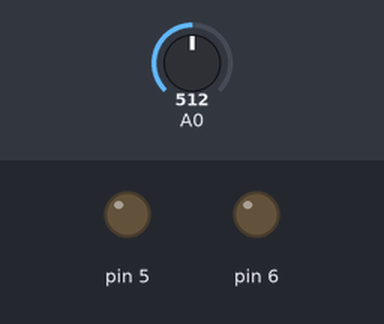
The sketch below on a simulated Arduino Uno, built with avr-gcc and run on an emulated ATmega328P. Shown: output pins drawn as LEDs (lit = HIGH). Inputs (shaded band) come from the test bench; at power-on: A0 = 512.

Above: at 1.2 s.
1.3 s: A0 set to 716
At 2.3 s:
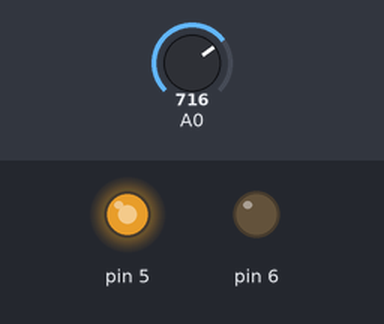
2.8 s: A0 set to 756
At 3.5 s:
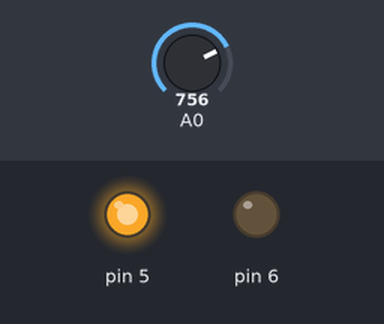
4.3 s: A0 set to 768
At 4.6 s:
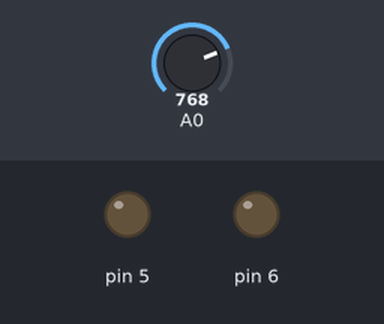
5.8 s: A0 set to 900
At 7.0 s:
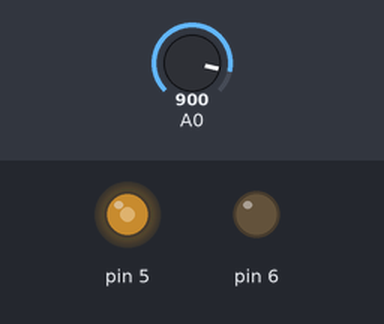
7.3 s: A0 set to 306
At 8.1 s:
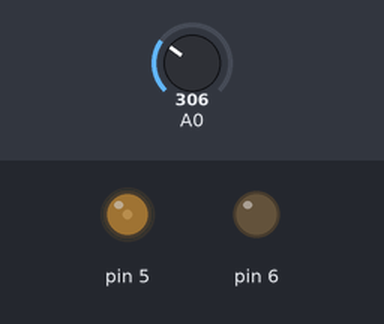
8.8 s: A0 set to 0
At 9.2 s:
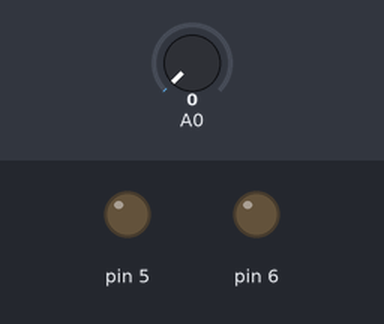
Timing chart, 0 to 11.3 s (numbered marks = the images above; inputs shaded):
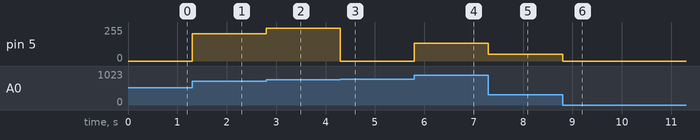

The sketch:

unifan-driver.ino
```cpp
int level = 0;

void setup() {
  Serial.begin(9600);
  pinMode(0, INPUT);
  pinMode(5, OUTPUT);
  pinMode(6, OUTPUT);
  digitalWrite(5, LOW);
}

void loop() {
  int fader = analogRead(0);
  if (Serial.available() > 0) {
    level = Serial.read();
  }
  analogWrite(5, max(fader, level));
}
```

Measured:
- the behaviour switches between 767 and 768 on A0 (found by bisection; images 2 and 3)
- after the input at 1.3 s, pin 5: 0/255 → 204/255 at once
- after the input at 2.8 s, pin 5: 204/255 → 244/255 at once
- after the input at 4.3 s, pin 5: 244/255 → 0/255 at once
- after the input at 5.8 s, pin 5: 0/255 → 132/255 at once
- after the input at 7.3 s, pin 5: 132/255 → 50/255 at once
- after the input at 8.8 s, pin 5: 50/255 → 0/255 at once
